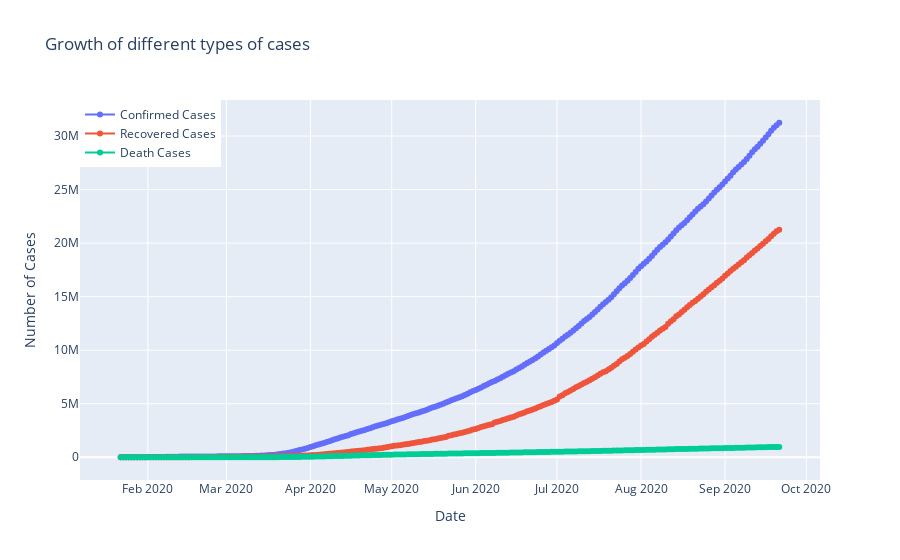

Notebook cell for this chart:
### Code cell
#Growth rate of Confirmed, Recovered and Death Cases

import plotly.graph_objects as go

fig=go.Figure()
fig.add_trace(go.Scatter(x=datewise.index, y=datewise["Confirmed"],
                    mode='lines+markers',
                    name='Confirmed Cases'))
fig.add_trace(go.Scatter(x=datewise.index, y=datewise["Recovered"],
                    mode='lines+markers',
                    name='Recovered Cases'))
fig.add_trace(go.Scatter(x=datewise.index, y=datewise["Deaths"],
                    mode='lines+markers',
                    name='Death Cases'))
fig.update_layout(title="Growth of different types of cases",
                 xaxis_title="Date",yaxis_title="Number of Cases",legend=dict(x=0,y=1,traceorder="normal"))
fig.show()

### Figure 1 — Plotly figure (JSON) as saved in the notebook; plotly's stock layout.template omitted (floating-point values rounded to 4 significant figures; data arrays with more than 128 entries replaced by an {"elided": "..."} marker saying what was removed)
{"data": [{"mode": "lines+markers", "name": "Confirmed Cases", "type": "scatter", "x": {"elided": "244 str values"}, "y": {"elided": "244 int values"}}, {"mode": "lines+markers", "name": "Recovered Cases", "type": "scatter", "x": {"elided": "244 str values"}, "y": {"elided": "244 int values"}}, {"mode": "lines+markers", "name": "Death Cases", "type": "scatter", "x": {"elided": "244 str values"}, "y": {"elided": "244 int values"}}], "layout": {"legend": {"traceorder": "normal", "x": 0, "y": 1}, "title": {"text": "Growth of different types of cases"}, "xaxis": {"title": {"text": "Date"}}, "yaxis": {"title": {"text": "Number of Cases"}}}}
